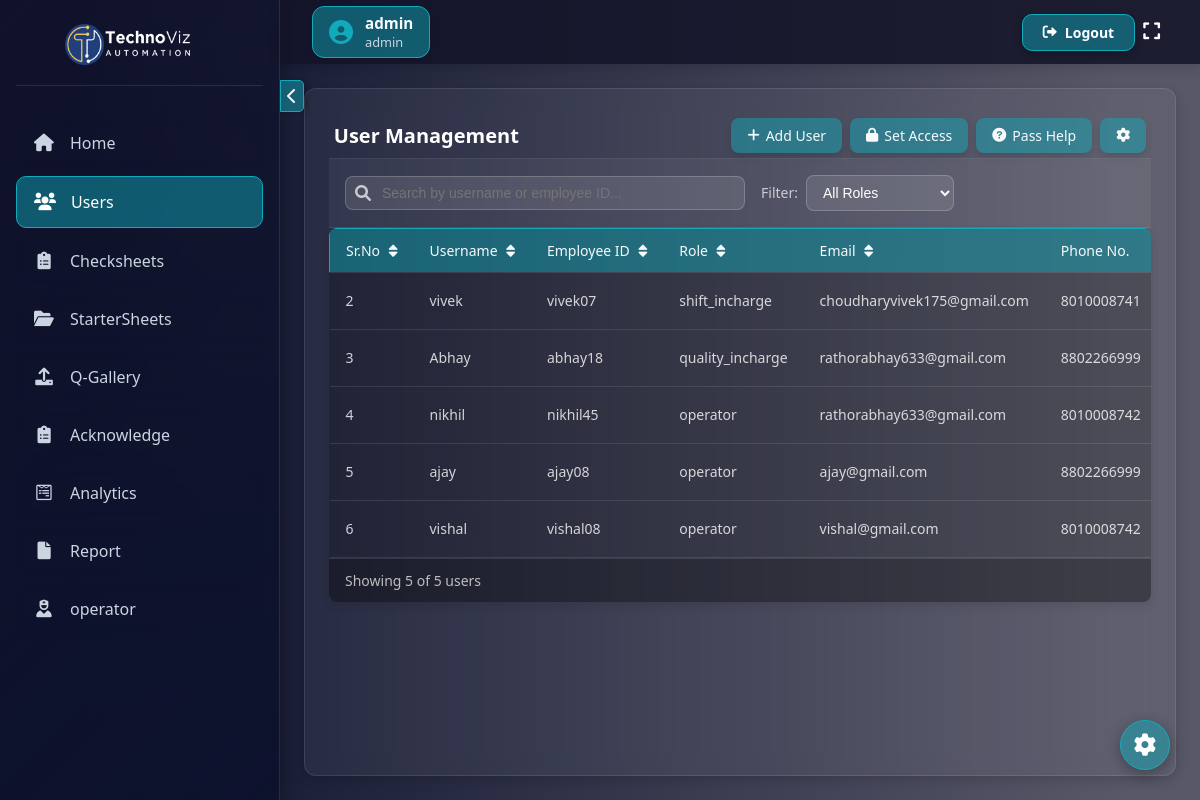
The page /users/ (signed in) on the database its author committed.
### checksheet1/models.py (models this page shows, shortened)
class CustomUser(AbstractUser):
    ROLE_CHOICES = [
        ("admin", "Admin"),
        ("quality_incharge", "Quality Incharge"),
        ("shift_incharge", "Shift Incharge"),
        ("operator", "Operator"),
    ]
    username = models.CharField(max_length=150, unique=False)
    employee_id = models.CharField(max_length=20, unique=True)  # New field
    role = models.CharField(max_length=20, choices=ROLE_CHOICES, default="admin")
    phone_number = models.CharField(max_length=15, blank=True, null=True)
    USERNAME_FIELD = "employee_id"  # Use employee_id for authentication
    REQUIRED_FIELDS = ["username", "email"]  # Keep username for internal use

### checksheet1/views.py (the view)
# urls.py: path("users/", user_list, name="user_list"),
@login_required
@user_passes_test(lambda u: u.is_superuser)
def user_list(request):
    if request.user.role == "admin":
        checksheets = CheckSheet.objects.all()
        Starter = StarterSheet.objects.all()
    else:
        checksheets = CheckSheet.objects.filter(assigned_users=request.user)
        Starter = StarterSheet.objects.filter(assigned_users=request.user)
    users = CustomUser.objects.filter(is_superuser=False)  # Exclude superusers
    return render(
        request,
        "checksheet/user_list.html",
        {"users": users, "checksheets": checksheets, "Starter": Starter},
    )

### checksheet1/context_processors.py (called while the page is built)
def pending_requests_count(request):
    if request.user.is_authenticated and request.user.role == "admin":
        count = PasswordResetRequest.objects.filter(status="pending").count()
        return {"pending_requests_count": count}
    return {}

### checksheet1/templatetags/custom_tags.py (called while the page is built)
@register.filter
def has_page_access(user, page_name):
    if user.is_authenticated and user.role == "admin":
        return True  # Admin has all access
    return PageAccess.objects.filter(
        user=user, page_name=page_name, has_access=True
    ).exists()

### checksheet1/templates/checksheet/user_list.html (shortened to what this page needs)
{% extends 'checksheet/base.html' %}
{% load static %}
{% block extra_css %}
<link rel="stylesheet" href="{% static 'css/user_list.css' %}">
{% endblock %}
{% block content %}
<div class="page-container">
    <div class="header">
        <h2 class="page-title">User Management</h2>
        <div class="header-actions">
            <a href="{% url 'create_user' %}" class="create-btn">
                <i class="fas fa-plus btn-icon"></i>Add User
            </a>
            <a href="{% url 'manage_access' %}" class="access-btn">
                <i class="fas fa-lock btn-icon"></i>Set Access
            </a>
            <a href="{% url 'admin_password_requests' %}" class="pass-btn">
                <i class="fa fa-question-circle btn-icon"></i>Pass Help
            </a>
            <a href="{% url 'setting_view' %}" class="access-btn">
                <i class="fa-solid fa-gear"></i>
            </a>
        </div>
    </div>
    <div class="search-container">
        <div class="search-input-container">
            <i class="fas fa-search search-icon"></i>
            <input type="text" id="searchInput" class="search-input" placeholder="Search by username or employee ID...">
        </div>
        <div class="filter-options">
            <span class="filter-label">Filter:</span>
            <select id="roleFilter" class="filter-select">
                <option value="">All Roles</option>
            </select>
        </div>
    </div>
    {% if users %}
        <div class="table-responsive" id="usersTable">
            <table class="users-container">
                <thead>
                    <tr>
                        <th data-sort="id">Sr.No <i class="fas fa-sort sort-icon" id="sort-id"></i></th>
                        <th data-sort="username">Username <i class="fas fa-sort sort-icon" id="sort-username"></i></th>
                        <th data-sort="employee_id">Employee ID <i class="fas fa-sort sort-icon" id="sort-employee_id"></i></th>
                        <th data-sort="role">Role <i class="fas fa-sort sort-icon" id="sort-role"></i></th>
                        <th data-sort="email">Email <i class="fas fa-sort sort-icon" id="sort-email"></i></th>
                        <th>Phone No.</th>
                    </tr>
                </thead>
                <tbody id="userTableBody">
                    {% for user in users %}
                    <tr class="user-row" data-username="{{ user.username|lower }}" data-employeeid="{{ user.employee_id|lower }}" data-role="{{ user.role|lower }}" data-id="{{ user.id }}" data-email="{{ user.email|lower}}">
                        <td>{{ user.id }}</td>
                        <td>{{ user.username }}</td>
                        <td>{{ user.employee_id }}</td>
                        <td>
                            <span>{{ user.role }}</span>
                        </td>
                        <td>{{ user.email }}</td>
                        <td>{{ user.phone_number }}</td>
                    </tr>
                    {% endfor %}
                </tbody>
            </table>
            <div class="pagination">
                <div class="pagination-info">
                    <span>Showing <span id="visibleCount">{{ users|length }}</span> of {{ users|length }} users</span>
                </div>
            </div>
        </div>
    {% else %}
        <div class="empty-state" style="display: block;">
            <i class="fas fa-users"></i>
            <p>No users available. Create your first user to get started.</p>
        </div>
    {% endif %}
</div>
{% endblock %}

### checksheet1/templates/checksheet/base.html (shortened to what this page needs)
<!DOCTYPE html>
<html lang="en">
<head>
    {% load custom_tags %}
    {% load static %}
    <link href="https://cdnjs.cloudflare.com/ajax/libs/font-awesome/6.0.0/css/all.min.css" rel="stylesheet">
    <link rel="stylesheet" href="{% static 'css/base.css' %}">
    {% block extra_css %}
  {% endblock%}
</head>
<body>
    {% if request.user.is_authenticated %}
    <nav class="navbar">
        <div class="navbar-left" style="display: flex; align-items: center;">
            <div class="user-info">
                <i class="fas fa-user-circle"></i>
                <div class="user-details">
                    <span class="user-name">{{ request.user.username }}</span>
                    <span class="user-role">{{ request.user.role|default:"No role" }}</span>
                </div>
            </div>
        </div>
        <a href="{% url 'logout' %}" class="logout-btn">
            <i class="fas fa-sign-out-alt"></i>
            Logout
        </a>
         <button class="fullscreen-btn" onclick="toggleFullScreen()" title="Toggle Full Screen">
                <i class="fas fa-expand"></i>
            </button>
    </nav>
    {% endif %}
    <button class="sidebar-toggle" onclick="toggleSidebar()">
        <i class="fas fa-chevron-left"></i>
    </button>
    <div class="sidebar">
        <div class="sidebar-header">
            <h3>
                <img src="{% static 'images/logo.jpg' %}" alt="Expanded Logo" class="sidebar-logo logo-toggle logo-expanded">
            </h3>
        </div>
        {% if request.user.is_authenticated %}
        {% if request.user|has_page_access:"home" %}
        <a href="{% url 'home' %}"><i class="fas fa-home"></i><span class="sidebar-text">Home</span></a>
        {% endif %}
        {% if request.user|has_page_access:"user_list" %}
        <a href="{% url 'user_list' %}"><i class="fas fa-users"></i><span class="sidebar-text">Users</span></a>
        {% endif %}
        {% if request.user|has_page_access:"all_checksheets" %}
        <a href="{% url 'all_checksheets' %}"><i class="fas fa-clipboard-list"></i><span class="sidebar-text">Checksheets</span></a>
        {% endif %}
        {% if request.user|has_page_access:"all_startersheet" %}
        <a href="{% url 'all_startersheet' %}"><i class="fas fa-folder-open"></i><span class="sidebar-text">StarterSheets</span></a>
        {% endif %}
        {% if request.user|has_page_access:"upload_poc" %}
        <a href="{% url 'upload_poc' %}"><i class="fas fa-upload"></i><span class="sidebar-text">Q-Gallery</span></a>
        {% endif %}
        {% if request.user|has_page_access:"acknowledgment_list" %}
        <a href="{% url 'acknowledgment_list' %}"><i class="fas fa-clipboard-list"></i><span class="sidebar-text">Acknowledge</span></a>
        {% endif %}
        {% if request.user.role == "admin" %}
            <a href="{% url 'analytics_page' %}"><i class="fab fa-wpforms"></i><span class="sidebar-text">Analytics</span></a>
        {% endif %}
        {% if request.user|has_page_access:"report" %}
        <a href="{% url 'report' %}"><i class="fas fa-file"></i><span class="sidebar-text">Report</span></a>
        {% endif %}
        <a href="{% url 'operator_dashboard' %}"><i class="fa-solid fa-user-nurse"></i><span class="sidebar-text">operator</span></a>
        {% endif %}
    </div>
    <div class="content">
        <div class="content-inner">
            {% block content %}{% endblock %}
        </div>
        <div class="settings-float" id="settingsFloat">
            <i class="fas fa-cog"></i>
        </div>
    </div>
</body>
</html>

### checksheet1/static/css/user_list.css (style rules this page uses)
.page-container { max-width: 1400px; margin: 0 auto; padding: 0; }
.header { display: flex ; justify-content: space-between; align-items: center; padding: 0.3rem; margin-bottom: 0; border-bottom: 1px solid rgba(255, 255, 255, 0.1); }
.page-title { color: #ffffff; font-size: 1.25rem; font-weight: 600; }
.header-actions { display: flex; gap: 8px; flex-wrap: wrap; }
.search-container { display: flex ; align-items: center; padding: 1rem 1rem; background-color: rgba(255, 255, 255, 0.05); border-bottom: 1px solid rgba(255, 255, 255, 0.1); }
.search-input-container { position: relative; max-width: 400px; width: 100%; }
.search-input { width: 100%; padding: 8px 16px; padding-left: 36px; border: 1px solid rgba(255, 255, 255, 0.2); border-radius: 8px; font-size: 0.875rem; color: #ffffff; background-color: rgba(255, 255, 255, 0.1); }
.search-icon { position: absolute; left: 10px; top: 50%; transform: translateY(-50%); color: rgba(255, 255, 255, 0.7); }
.filter-options { display: flex; align-items: center; margin-left: 16px; gap: 8px; }
.filter-label { font-size: 0.875rem; color: rgba(255, 255, 255, 0.7); }
.filter-select { padding: 8px 12px; border: 1px solid rgba(255, 255, 255, 0.2); border-radius: 8px; font-size: 0.875rem; color: #ffffff; background-color: rgba(255, 255, 255, 0.1); }
.filter-select option { background: #1e293b; color: #ffffff; }
.table-responsive { overflow-x: auto; width: 100%; background-color: rgba(0, 0, 0, 0.2); border-radius: 8px; box-shadow: 0 4px 10px rgba(0, 0, 0, 0.1); margin-bottom: 1.5rem; }
.users-container { width: 100%; border-collapse: collapse; }
.users-container thead { background: var(--accent-color); border:1.5px solid var(--accent-color-solid) }
.users-container th { padding: 12px 16px; text-align: left; font-weight: 500; color: var(--text-light); font-size: 0.875rem; border-bottom: 1px solid rgba(255, 255, 255, 0.1); white-space: nowrap; cursor: pointer; position: relative; }
.sort-icon { margin-left: 5px; color: var(--text-light); }
.users-container td { padding: 12px 16px; text-align: left; border-bottom: 1px solid rgba(255, 255, 255, 0.1); color: rgba(255, 255, 255, 0.8); font-size: 0.875rem; font-weight: 400; }
.create-btn { display: inline-flex; align-items: center; background-color: var(--accent-color); color: var(--text-light); padding: 8px 16px; border-radius: 8px; font-size: 0.875rem; font-weight: 500; text-decoration: none; box-shadow: 0 4px 6px rgba(0, 0, 0, 0.1); transition: all 0.3s ease; }
.create-btn i { margin-right: 6px; }
.access-btn { display: inline-flex; align-items: center; background-color: var(--accent-color); color: var(--text-light); padding: 8px 16px; border-radius: 8px; font-size: 0.875rem; font-weight: 500; text-decoration: none; box-shadow: 0 4px 6px rgba(0, 0, 0, 0.1); transition: all 0.3s ease; }
.pass-btn { display: inline-flex; align-items: center; background-color: var(--accent-color); color: var(--text-light); padding: 8px 16px; border-radius: 8px; font-size: 0.875rem; font-weight: 500; text-decoration: none; position: relative; box-shadow: 0 4px 6px rgba(0, 0, 0, 0.1); transition: all 0.3s ease; }
.btn-icon { margin-right: 6px; }
.pagination { display: flex; justify-content: space-between; align-items: center; padding: 12px 16px; background-color: rgba(0, 0, 0, 0.2); border-top: 1px solid rgba(255, 255, 255, 0.1); font-size: 0.875rem; color: rgba(255, 255, 255, 0.7); border-bottom-left-radius: 8px; border-bottom-right-radius: 8px; }
.pagination-info { display: flex; align-items: center; gap: 8px; }

### rows shown on the page
CustomUser: user.username "admin", user.role "admin"
CustomUser: id "2", username "vivek", employee_id "vivek07", role "shift_incharge", email "choudharyvivek175@gmail.com", phone_number "8010008741"
CustomUser: id "3", username "Abhay", employee_id "abhay18", role "quality_incharge", email "rathorabhay633@gmail.com", phone_number "8802266999"
CustomUser: id "4", username "nikhil", employee_id "nikhil45", role "operator", email "rathorabhay633@gmail.com", phone_number "8010008742"
CustomUser: id "5", username "ajay", employee_id "ajay08", role "operator", email "ajay@gmail.com", phone_number "8802266999"
CustomUser: id "6", username "vishal", employee_id "vishal08", role "operator", email "vishal@gmail.com", phone_number "8010008742"

### other values the page prints
{{ users|length }} "5"
